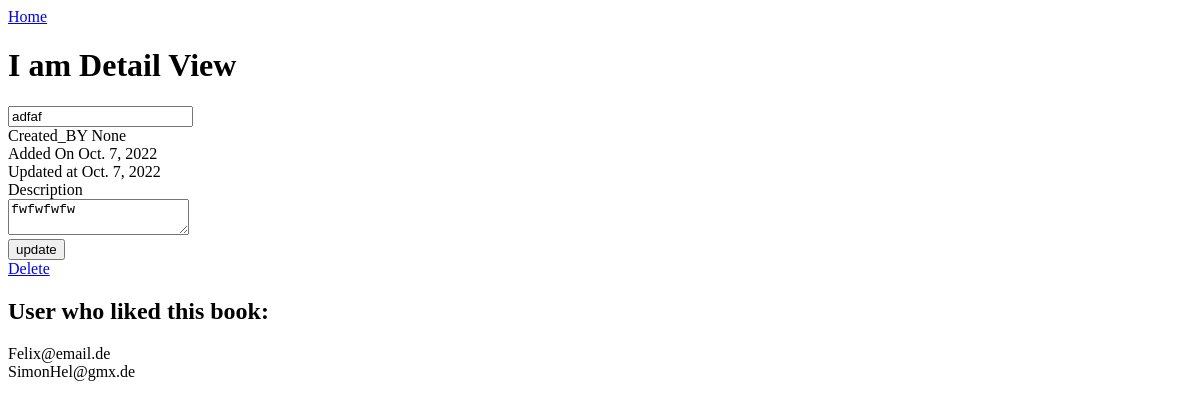
The page /favBooksApp/detail/1 on the database as committed earlier.
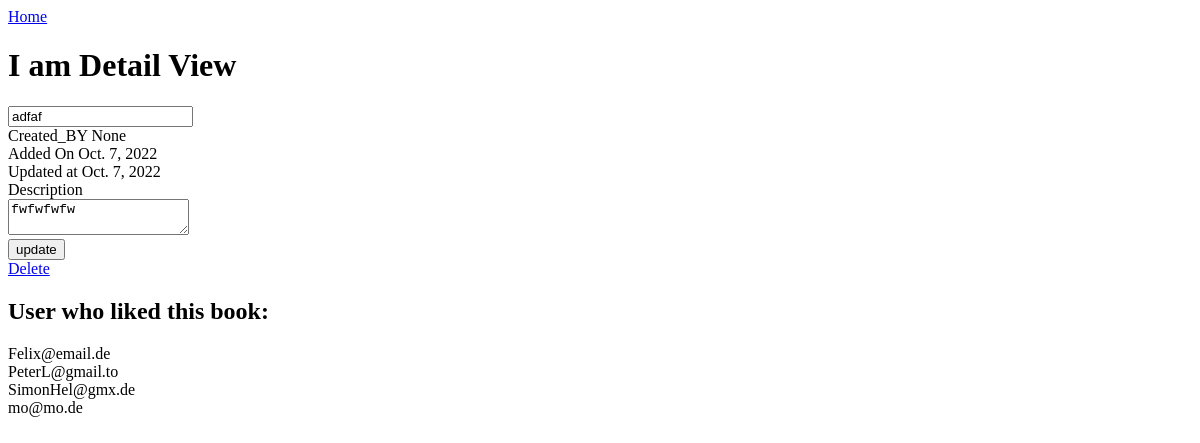
The same page on the database as committed later.
### userApp/models.py (models this page shows)
class User(models.Model):
    first_name = models.CharField(max_length = 250)
    last_name = models.CharField(max_length = 250)
    email = models.CharField(max_length = 250, primary_key = True)
    password = models.CharField(max_length = 250)
    objects = UserManager()

### favoriteBooksApp/views.py (the view)
# urls.py: path('detail/<int:book_id>',views.detail_view),
def detail_view(request,book_id):
    context = {
        'book': Book.objects.get(id = book_id)
    }
    return render(request,"favoriteBooksApp/detail.html",context)

### favoriteBooksApp/templates/favoriteBooksApp/detail.html (shortened to what this page needs)
<!DOCTYPE html>
<html lang="en">
<head>
</head>
<body>
    <a href="/favBooksApp/">Home</a>
    <h1>I am Detail View</h1>
    <form action="/favBooksApp/update/{{book.id}}" method="post">
        <input value="{{book.title}}" name="title">
        <br />
        <label>Created_BY</label>
        {{book.created_by}}
        <br />
        <label>Added On</label>
        {{book.created_at}}
        <br />
        <label>Updated at</label>
        {{book.updated_at}}
        <br />
        <label>Description</label>
        <br />
        <textarea name="description">{{book.description}}</textarea>
        <br />
        <input type="submit" value="update" />
    </form>
    <a href="/favBooksApp/delete/{{book.id}}">Delete</a>
    <h2>User who liked this book:</h2>
    {%for user in book.user_who_liked.all %}
    <div>
        {{user.email}}
    </div>
    {%endfor%}
</body>
</html>

Rows that differ between the two databases and show on the page:
added User: email "PeterL@gmail.to"
added User: email "mo@mo.de"
